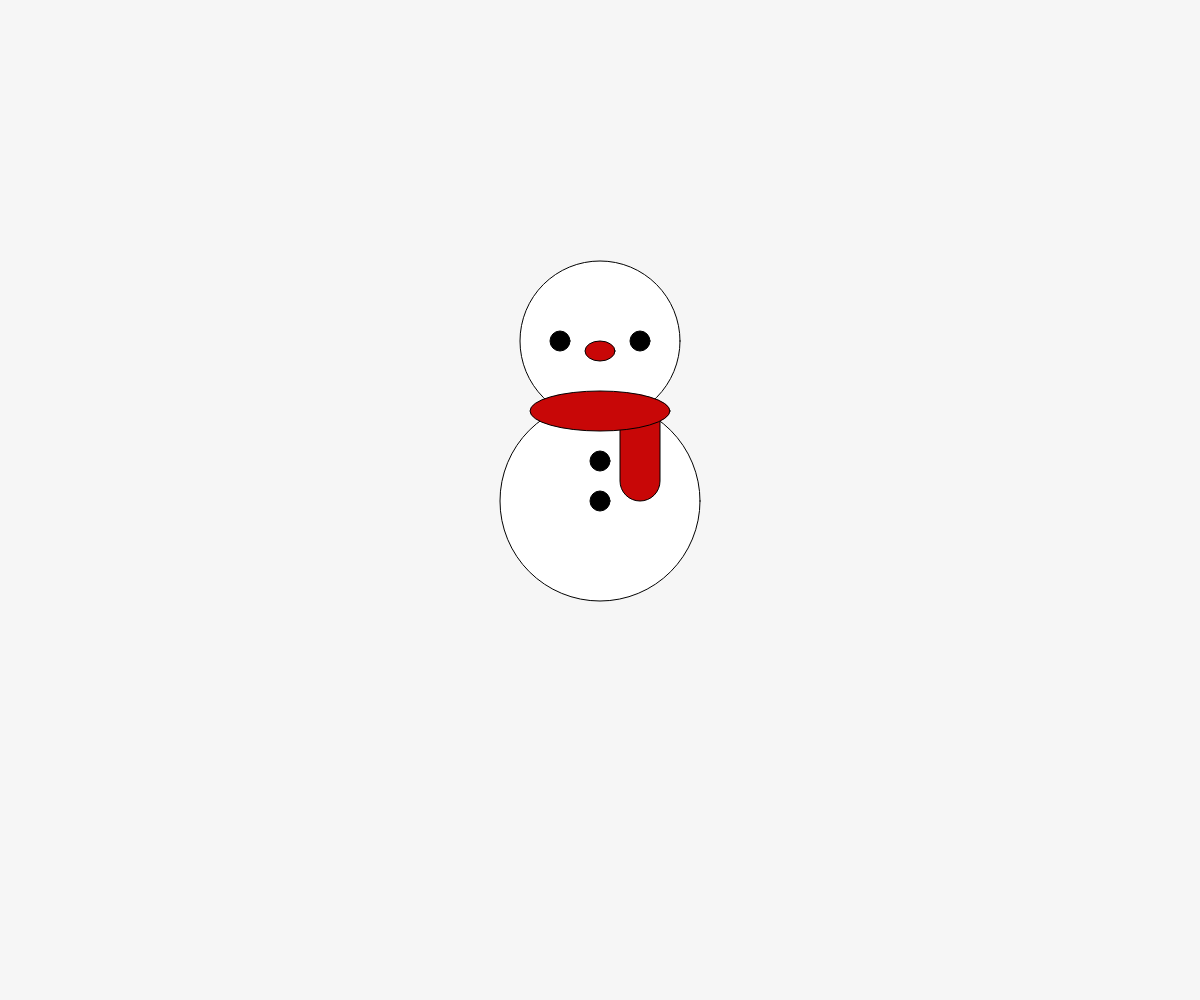
Frame 1 (no input)
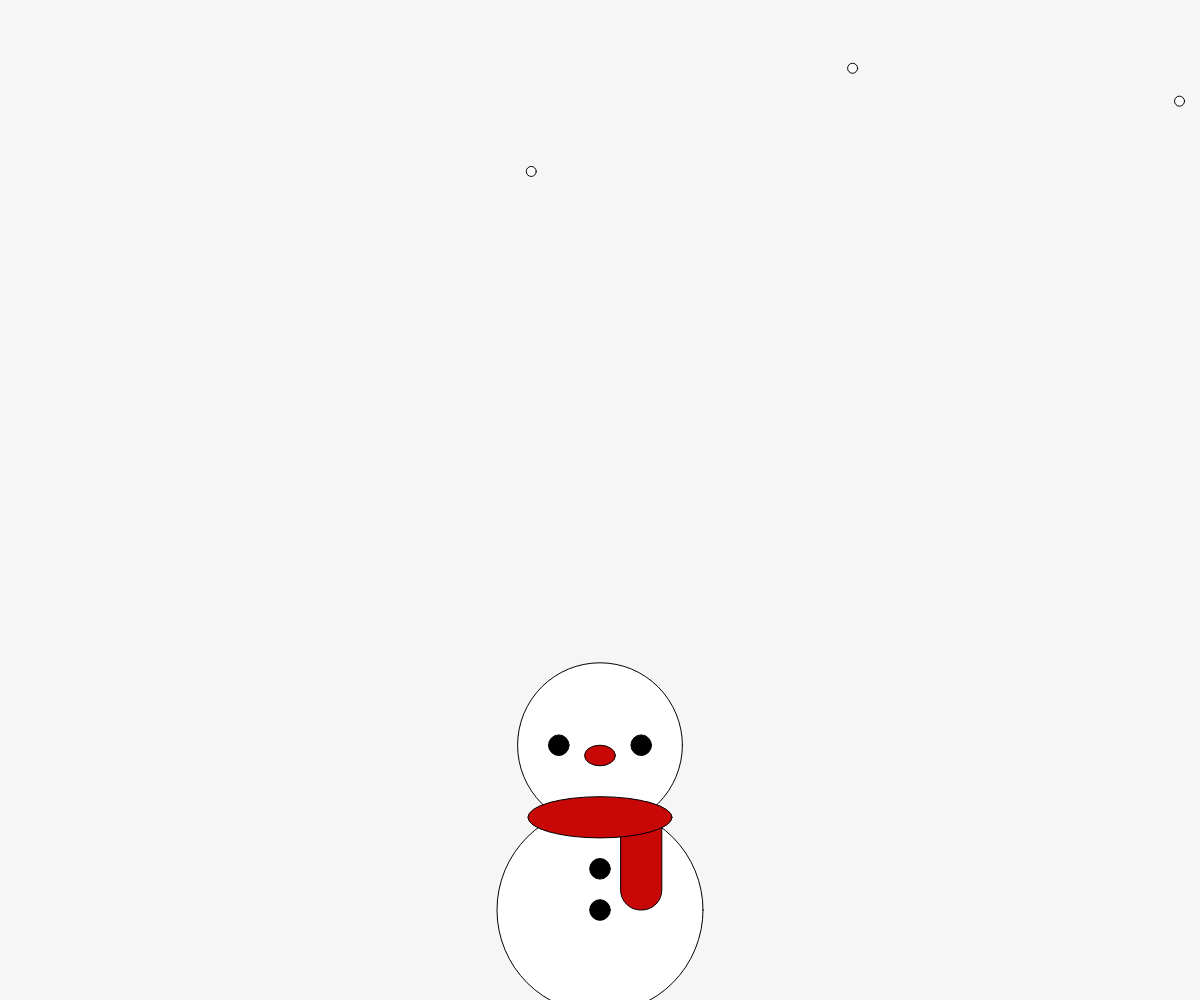
Frame 60 (no input)
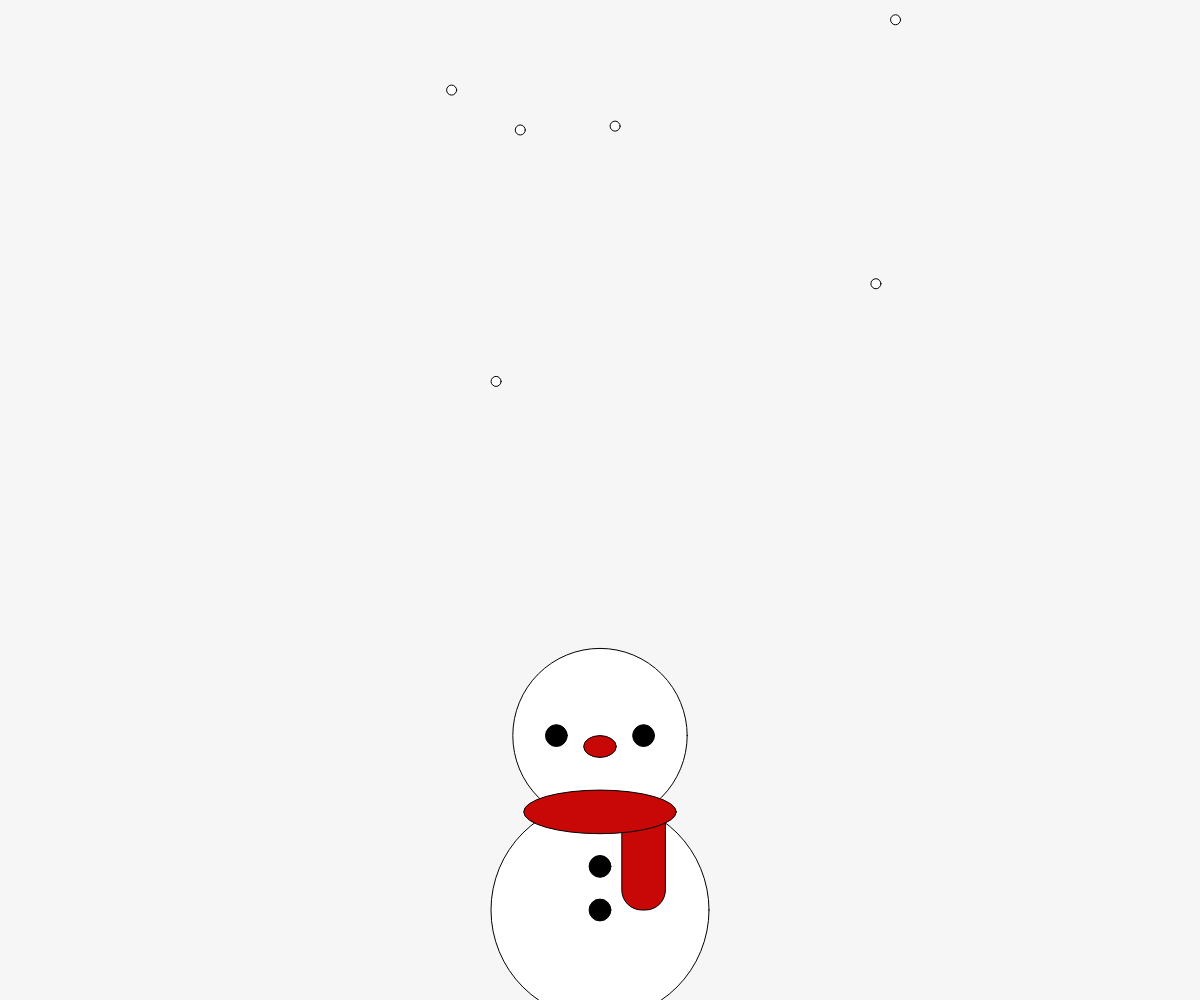
Frame 120 (the mouse pressed at the canvas centre since frame 60)

The p5.js sketch that drew these frames (run headless with seeded random() and noise() and a simulated clock; from frame 60 on, the mouse is pressed at the canvas centre):

// p5.js sketch
// ── sketch.js
let x, y;
let vx, vy;
let size
const g = 1;
let snow=[]
let count
let speed = 1;

function setup(){
  createCanvas(windowWidth, windowHeight);
  x = width / 2;
  y = height / 2;
  size=height*0.2
  vx = 0;
  vy = 0;
  count = (count + speed)
}

function windowResized(){
  resizeCanvas(windowWidth, windowHeight);

}

function draw(){
  background(246,246,246);
  
  //snowfall
  for(let i = 0; i < snow.length; i++){
    let t = snow[i];
    fill(255);
    ellipse(t.x, t.y, t.size);
    t.x += t.vx;
    t.y += t.vy;
  }

   // 重力とジャンプ
   if(y<windowHeight-size*0.5){ vy+=g}
  else{
    vy=0
    if(keyIsDown(" ".charCodeAt(0))){ 
    vy-=20}
  }
    
  
  // 制限
  vx = constrain(vx, -20, 20);
  vy = constrain(vy, -20, 20);

  // 位置を更新
  x += vx;
  y += vy;

  //snowman
  fill(255);
  ellipse(x, y, size, size);
  ellipse(x,y-size*0.8,size*0.8)
  fill(200,7,7)
  rect(x+size*0.1,y-size*0.5,size*0.2,size*0.5,20)
  ellipse(x,y-size*0.45,size*0.7,size*0.2)
  ellipse(x,y-size*0.75,size*0.15,size*0.1)
  fill(0)
  ellipse(x-size*0.2,y-size*0.8,size*0.1)
  ellipse(x+size*0.2,y-size*0.8,size*0.1)
  ellipse(x,y-size*0.2,size*0.1)
  ellipse(x,y,size*0.1) 

// snowfall
if(frameCount % 10 == 0){ 
    const a=random(0,3)
    const dx = random(-1,1)
    const dy = random(2,4)
    const b = { x:windowWidth/a , y: 0, vx: dx, vy: dy, size: 10};
    snow.push(b);
    }

//
if(size<height*0.8&&y>windowHeight-size*0.5){ 
    size+=0.2
}
else{size=height*0.2}
}
